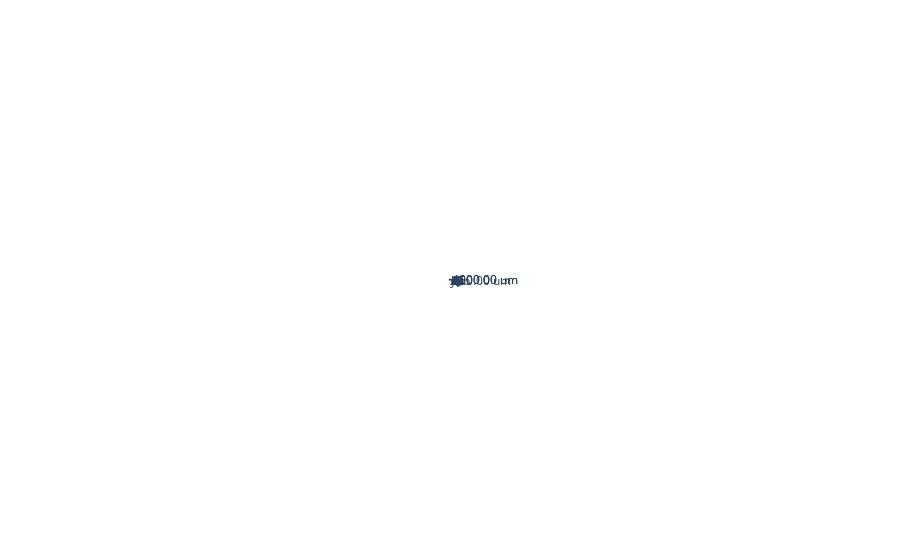

Notebook cell for this chart:
### Code cell
def final_rotation_function(drawing):
    #drawing.rot_y(-10*np.pi/180) # z in coordinate system of drawing is out of plane
    #drawing.rot_x(10*np.pi/180) # z in coordinate system of drawing is out of plane
    return

import types
ex = types.SimpleNamespace()
ex.params = params
ex.Q_vector = params['BEAM']['Q_vector'] # in inverse µm
ex.shape = params['GEOMETRY']['shape']
ex.del_x = params['GEOMETRY']['del_x']
if 1:
    '''
    Calculate self.k0_vector and self.kh_vector so that they lie in the plane defined by self.Q_vector and the [001] axis
    input: None
    Return: None
    '''
    lmbd = float(params['BEAM']['lmbd'])
    k = 2*np.pi/lmbd
    Q = np.linalg.norm(ex.Q_vector)
    plane_normal = np.cross(ex.Q_vector,np.array([0,0,1]))
    k_dir_orthogonal_to_Q = np.cross(plane_normal,ex.Q_vector)
    k_ort_l = np.linalg.norm(k_dir_orthogonal_to_Q)
    '''
    We have:
        k0 = -0.5*Q + x*k_ort
        so that |k0| = k
        where Q and k_ort are orthogonal, so that
        0.25|Q|**2 + x**2*|k_ort|**2 = |k0|**2
        i.e:
        x = np.sqrt(  ( |k0|**2 - 0.25|Q|**2 ) / ( |k_ort|**2) )
    '''
    x = np.sqrt(  ( k**2 - 0.25*Q**2 ) / ( k_ort_l**2) )
    ex.k0_vector = -0.5*ex.Q_vector + x*k_dir_orthogonal_to_Q
    ex.kh_vector = 0.5*ex.Q_vector + x*k_dir_orthogonal_to_Q

beam_plan_normal = np.cross(ex.k0_vector,np.cross(ex.k0_vector,ex.Q_vector))



if 1:
    drawing, fig, ax, = three_d_draw.make_3d_perspective(ex, #volume_data = make_internals(step_size = 1),
                                                                            scale = 0.1/8,
                                                                            beam_step_size = 1, show_beam_at_end = False, 
                                                                            view_angle=20, fig_size = (12,6), factor = 350,
                                                                            tilt_to_vector = beam_plan_normal,
                                                                            extend_imaging_system = (10,50),
                                                                            imaging_system_lw = 0,
                                                                            extend_beam = [30,30],
                                                                            draw_axes = True,
                                                                            draw_curved_arrows = False,
                                                                            beam_draw_mesh = False,
                                                                            #draw_face_axes = True,
                                                                            crystal_rotation_function = crystal_rotation_function,
                                                                            beam_opacity= 1.0,
                                                                            #export_blender_filepath = 'pickle_to_blender.pickled',
                                                                            atom_list = make_crystal_structure(),
                                                                            #lens_scale = 0.5,
                                                                            final_rotation_function= final_rotation_function,
                                                                            bounding_box_facecolor = [0,0,0,0.3],
                                                               )#(600*4, 300*4))
    if backend == 'mayavi':
        import mayavi.mlab, IPython.display
        mayavi.mlab.savefig('example.png')
        mayavi.mlab.close(fig)
        display(IPython.display.Image(filename='example.png', width=600))
